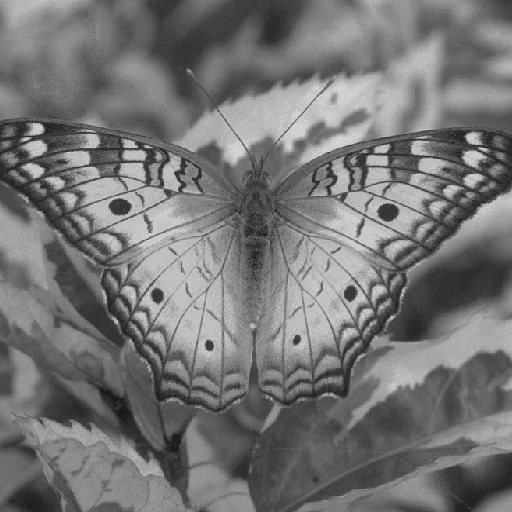
#> input picture project2/png_images/butterfly.png, 512 x 512 px
$ jupyter execute project2.ipynb
#> lines starting #> are read from the running program, lines starting #| are printed output that depends on the picture
# Project 2
The main goal of this project is implement some image filters in the space domain.

# Setup
Setup inicial, ao final deveria aparecer a imagem desejada

[cell 1]
# Install a pip package in the current Jupyter kernel
import sys

[cell 2]
# Test setup, should show the baboon.png image
from skimage import io
import numpy as np
import matplotlib.pyplot as plt

# open image file and stores it in a numpy array
img = io.imread('png_images/butterfly.png')
#> img is the input picture: shape (512, 512); min 27, max 212, mean 116.8
plt.imshow(img, cmap='gray', vmin=0, vmax=255)
plt.show()

## Fast Fourier Transform - FFT
Vamos tentar pegar uma imagem e converter ela para o o espectro do Fourier e dai fazer a transformação inversar para imagem original

[cell 3]
h1 = np.array([
    [0, 0, -1, 0, 0],
    [0, -1, -2, -1, 0],
    [-1, -2, 16, -2, -1],
    [0, -1, -2, -1, 0],
    [0, 0, -1, 0, 0]
])

h2 = (1/256) * np.array([
    [1, 4, 6, 4, 1],
    [4, 16, 24, 16, 4],
    [6, 24, 36, 24, 6],
    [4, 16, 24, 16, 4],
    [1, 4, 6, 4, 1]
])

h3 = np.array([
    [-1, 0, 1],
    [-2, 0, 2],
    [-1, 0, 1]
])

h4 = np.array([
    [-1, -2, -1],
    [0, 0, 0],
    [1, 2, 1]
])

h5 = np.array([
    [-1, -1, -1],
    [-1, 8, -1],
    [-1, -1, -1]
])

h6 = (1/9) * np.array([
    [1, 1, 1],
    [1, 1, 1],
    [1, 1, 1]
])


h7 = np.array([
    [-1, -1, 2],
    [-1, 2, -1],
    [2, -1, -1]
])

h8 = np.array([
    [2, -1, -1],
    [-1, 2, -1],
    [-1, -1, 2]
])

h3and4 = np.sqrt(h3**2 + h4**2)

## Filter Function
A função ```filter2d``` vai ser usada para aplicar a convolução na imagem

[cell 4]
import cv2

def apply_filter(img, filter_matrix):
    filtered_img  = cv2.filter2D(img, -1, filter_matrix)
    return filtered_img

## Aplicando os filtros
### Aplicando um filtro a imagem

[cell 5]
imt = cv2.imread('png_images/butterfly.png',0)
img = img.astype(np.float32)
h1_img = apply_filter(img, h1)
plt.imshow(h1_img, cmap='gray', vmin=0, vmax=255)
plt.show()

### Aplicando todos os filtros a imagem, sem normalização manual

[cell 6]
import cv2

img = cv2.imread('png_images/butterfly.png', 0)
img = img.astype(np.float32)
h1_img = apply_filter(img, h1)
h2_img = apply_filter(img, h2)
h3_img = apply_filter(img, h3)
h4_img = apply_filter(img, h4)
h5_img = apply_filter(img, h5)
h6_img = apply_filter(img, h6)
h7_img = apply_filter(img, h7)
h8_img = apply_filter(img, h8)


h3and4_img = np.sqrt(np.power(h3_img, 2) + np.power(h4_img, 2))
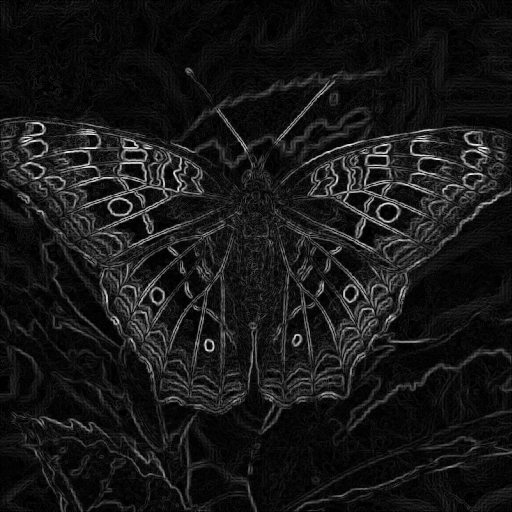
#> h3and4_img: shape (512, 512) float32; min 0, max 636.6, mean 58.9; drawn with min black and max white

[cell 7]
fig4 = plt.figure(figsize=[10,10])

# Show image
ax1 = fig4.add_subplot(3,3,1)
ax1.imshow(h1_img, cmap='gray', vmin=0, vmax=255)
ax1.set_title('(a) Filtro h1')
plt.axis('off')


ax12 = fig4.add_subplot(3,3,2)
ax12.imshow(h2_img, cmap='gray', vmin=0, vmax=255)
ax12.set_title('(b) Filtro h2')
plt.axis('off')


ax2 = fig4.add_subplot(3,3,3)
ax2.imshow(h3_img,cmap='gray', vmin=0, vmax=255)
ax2.set_title('(c) Filtro h3')
plt.axis('off')


ax3 = fig4.add_subplot(3,3,4)
ax3.imshow(h4_img, cmap='gray', vmin=0, vmax=255)
ax3.set_title('(d) Filtro h4')
plt.axis('off')

ax13 = fig4.add_subplot(3,3,5)
ax13.imshow(h5_img, cmap='gray', vmin=0, vmax=255)
ax13.set_title('(e) Filtro h5')
plt.axis('off')

ax4 = fig4.add_subplot(3,3,6)
ax4.imshow(h6_img, cmap='gray', vmin=0, vmax=255)
ax4.set_title('(f) Filtro h6')
plt.axis('off')

ax5 = fig4.add_subplot(3,3,7)
ax5.imshow(h7_img, cmap='gray', vmin=0, vmax=255)
ax5.set_title('(g) Filtro h7')
plt.axis('off')

ax14 = fig4.add_subplot(3,3,8)
ax14.imshow(h8_img, cmap='gray', vmin=0, vmax=255)
ax14.set_title('(h) Filtro h8')
plt.axis('off')

ax6 = fig4.add_subplot(3,3,9)
ax6.imshow(h3and4_img, cmap='gray', vmin=0, vmax=255)
ax6.set_title('(i) Filtro h3 e h4')
plt.axis('off')

fig4.savefig('results/butterfly_all_filters.png')

# Filtros com normalização manual
## Função de normalização para [0,255]

[cell 8]
def normalize(img):
    i_max = img.max()
#> i_max = 1151
    i_min = img.min()
#> i_min = -1366
    normalized_img = 255/(i_max - i_min)*(img- i_min)
    return np.round(normalized_img).astype(np.uint8)

## Aplicando filtros e normalização

[cell 9]
img = cv2.imread('png_images/butterfly.png', 0)
img = img.astype(np.float32)

h1_img = normalize(apply_filter(img, h1))

h2_img = (apply_filter(img, h2))
h3_img = (apply_filter(img, h3))
h2_img = normalize(h2_img)
#> in normalize (call 2), `i_max = img.max()`: i_max = 211.6
#> in normalize (call 2), `i_min = img.min()`: i_min = 27
#> in normalize (call 2), `normalized_img = 255/(i_max - i_min)*(img- i_min)`:
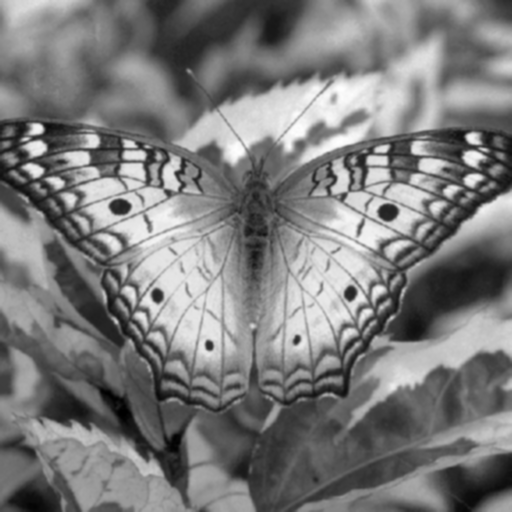
#> normalized_img: shape (512, 512) float32; min 0, max 255, mean 124
h3_img = normalize(h3_img)

h4_img = normalize(apply_filter(img, h4))
h5_img = normalize(apply_filter(img, h5))
h6_img = normalize(apply_filter(img, h6))
h7_img = normalize(apply_filter(img, h7))
h8_img = normalize(apply_filter(img, h8))

h3and4_img = normalize(np.sqrt(np.power(h3_img, 2) + np.power(h4_img, 2)))
#> in normalize (call 9), `i_max = img.max()`: i_max = 15.91
#> in normalize (call 9), `i_min = img.min()`: i_min = 0
#> in normalize (call 9), `normalized_img = 255/(i_max - i_min)*(img- i_min)`:
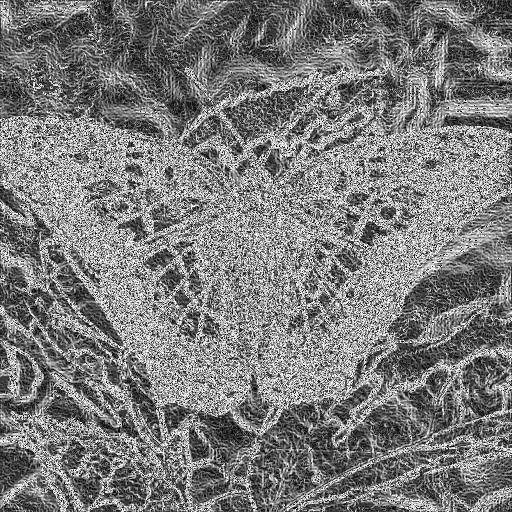
#> normalized_img: shape (512, 512) float16; min 0, max 255, mean 123.7

[cell 10]
fig5 = plt.figure(figsize=[10,10])

# Show image
ax1 = fig5.add_subplot(3,3,1)
ax1.imshow(h1_img, cmap='gray', vmin=0, vmax=255)
ax1.set_title('(a) Filtro h1')
plt.axis('off')


ax12 = fig5.add_subplot(3,3,2)
ax12.imshow(h2_img, cmap='gray', vmin=0, vmax=255)
ax12.set_title('(b) Filtro h2')
plt.axis('off')


ax2 = fig5.add_subplot(3,3,3)
ax2.imshow(h3_img,cmap='gray', vmin=0, vmax=255)
ax2.set_title('(c) Filtro h3')
plt.axis('off')


ax3 = fig5.add_subplot(3,3,4)
ax3.imshow(h4_img, cmap='gray', vmin=0, vmax=255)
ax3.set_title('(d) Filtro h4')
plt.axis('off')

ax13 = fig5.add_subplot(3,3,5)
ax13.imshow(h5_img, cmap='gray', vmin=0, vmax=255)
ax13.set_title('(e) Filtro h5')
plt.axis('off')

ax4 = fig5.add_subplot(3,3,6)
ax4.imshow(h6_img, cmap='gray', vmin=0, vmax=255)
ax4.set_title('(f) Filtro h6')
plt.axis('off')

ax5 = fig5.add_subplot(3,3,7)
ax5.imshow(h7_img, cmap='gray', vmin=0, vmax=255)
ax5.set_title('(g) Filtro h7')
plt.axis('off')

ax14 = fig5.add_subplot(3,3,8)
ax14.imshow(h8_img, cmap='gray', vmin=0, vmax=255)
ax14.set_title('(h) Filtro h8')
plt.axis('off')

ax6 = fig5.add_subplot(3,3,9)
ax6.imshow(h3and4_img, cmap='gray')
ax6.set_title('(i) Filtro h3 e h4')
plt.axis('off')

fig5.savefig('results/butterfly_all_filters_norm.png')

# Playground
Essa parte pode ser ignorada, somente uma área para testar as imagens e filtros caso desejar.

[cell 11]
img = cv2.imread('png_images/house.png', 0)
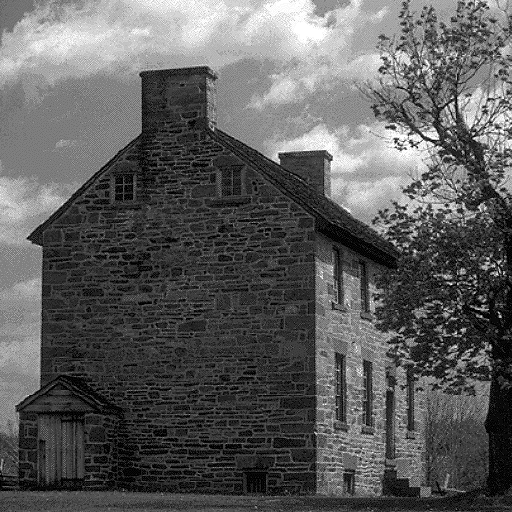
#> input picture project2/png_images/house.png, 512 x 512 px
#> img is the input picture: shape (512, 512); min 0, max 255, mean 92.9

img = img.astype(np.float32)
h1_img = apply_filter(img, h1)
h2_img = apply_filter(img, h2)
#> in apply_filter (call 19), `filtered_img  = cv2.filter2D(img, -1, filter_matrix)`:
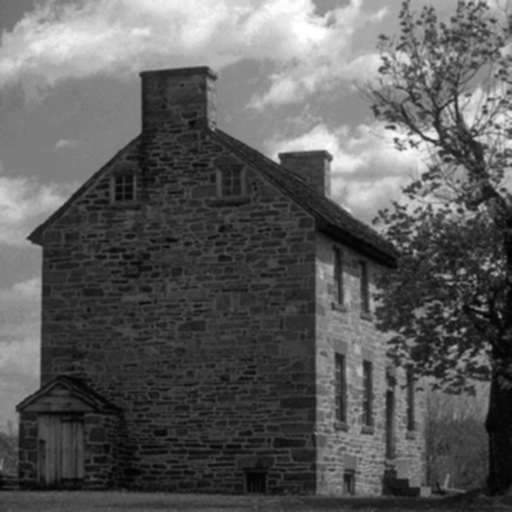
#> filtered_img: shape (512, 512) float32; min 4.53, max 255, mean 92.9
h3_img = apply_filter(img, h3)
#> in apply_filter (call 20), `filtered_img  = cv2.filter2D(img, -1, filter_matrix)`:
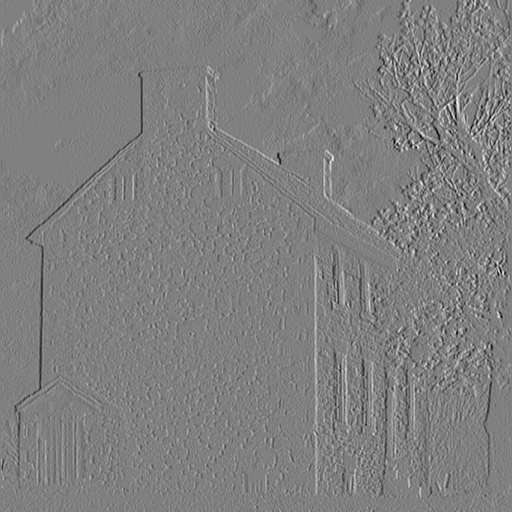
#> filtered_img: shape (512, 512) float32; min -817, max 810, mean -1; drawn with min black and max white
h4_img = apply_filter(img, h4)
#> in apply_filter (call 21), `filtered_img  = cv2.filter2D(img, -1, filter_matrix)`:
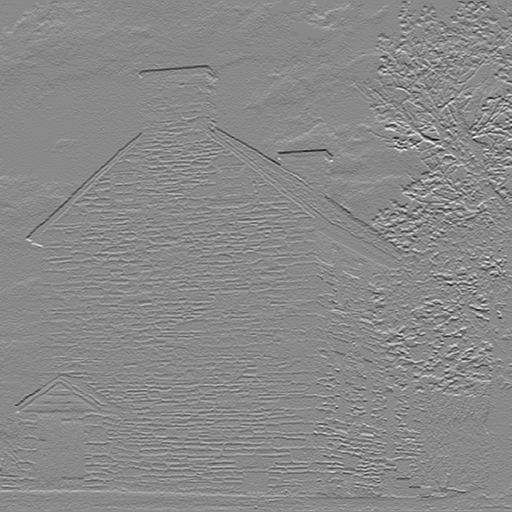
#> filtered_img: shape (512, 512) float32; min -1010, max 857, mean -1.8; drawn with min black and max white
h5_img = apply_filter(img, h5)
h6_img = apply_filter(img, h6)
h7_img = apply_filter(img, h7)
#> in apply_filter (call 24), `filtered_img  = cv2.filter2D(img, -1, filter_matrix)`:
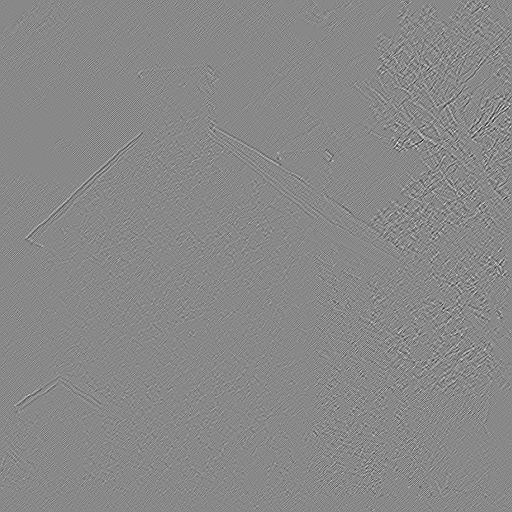
#> filtered_img: shape (512, 512) float32; min -791, max 685, mean 0; drawn with min black and max white
h8_img = apply_filter(img, h8)
#> in apply_filter (call 25), `filtered_img  = cv2.filter2D(img, -1, filter_matrix)`:
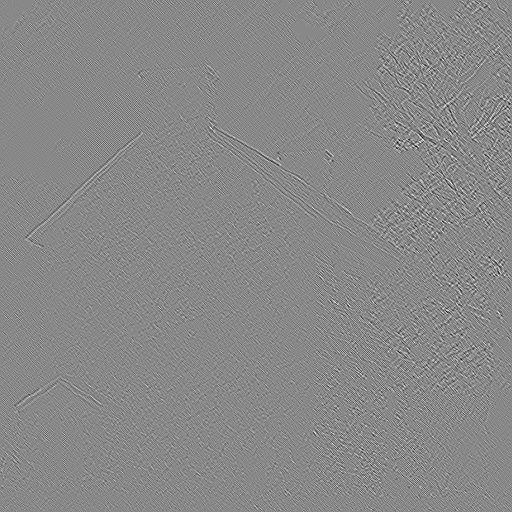
#> filtered_img: shape (512, 512) float32; min -687, max 594, mean 0; drawn with min black and max white


h3and4_img = np.sqrt(np.power(h3_img, 2) + np.power(h4_img, 2))
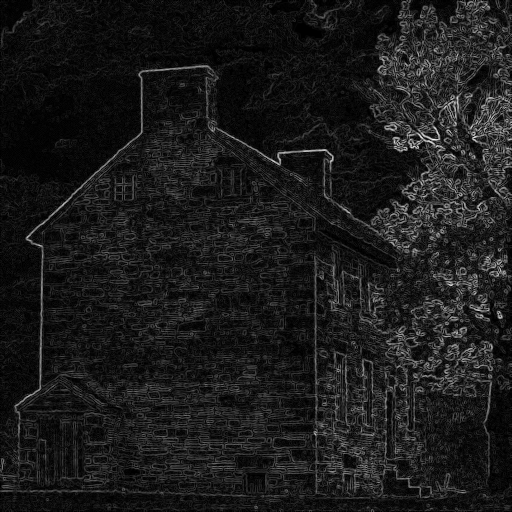
#> h3and4_img: shape (512, 512) float32; min 0, max 1012.2, mean 108; drawn with min black and max white

[cell 12]
fig6 = plt.figure(figsize=[10,10])

# Show image
ax1 = fig6.add_subplot(3,3,1)
ax1.imshow(h1_img, cmap='gray', vmin=0, vmax=255)
ax1.set_title('(a) Filtro h1')
plt.axis('off')


ax12 = fig6.add_subplot(3,3,2)
ax12.imshow(h2_img, cmap='gray', vmin=0, vmax=255)
ax12.set_title('(b) Filtro h2')
plt.axis('off')


ax2 = fig6.add_subplot(3,3,3)
ax2.imshow(h3_img,cmap='gray', vmin=0, vmax=255)
ax2.set_title('(c) Filtro h3')
plt.axis('off')


ax3 = fig6.add_subplot(3,3,4)
ax3.imshow(h4_img, cmap='gray', vmin=0, vmax=255)
ax3.set_title('(d) Filtro h4')
plt.axis('off')

ax13 = fig6.add_subplot(3,3,5)
ax13.imshow(h5_img, cmap='gray', vmin=0, vmax=255)
ax13.set_title('(e) Filtro h5')
plt.axis('off')

ax4 = fig6.add_subplot(3,3,6)
ax4.imshow(h6_img, cmap='gray', vmin=0, vmax=255)
ax4.set_title('(f) Filtro h6')
plt.axis('off')

ax5 = fig6.add_subplot(3,3,7)
ax5.imshow(h7_img, cmap='gray', vmin=0, vmax=255)
ax5.set_title('(g) Filtro h7')
plt.axis('off')

ax14 = fig6.add_subplot(3,3,8)
ax14.imshow(h8_img, cmap='gray', vmin=0, vmax=255)
ax14.set_title('(h) Filtro h8')
plt.axis('off')

ax6 = fig6.add_subplot(3,3,9)
ax6.imshow(h3and4_img, cmap='gray')
ax6.set_title('(i) Filtro h3 e h4')
plt.axis('off')

fig6.savefig('results/city_no_norm.png')
